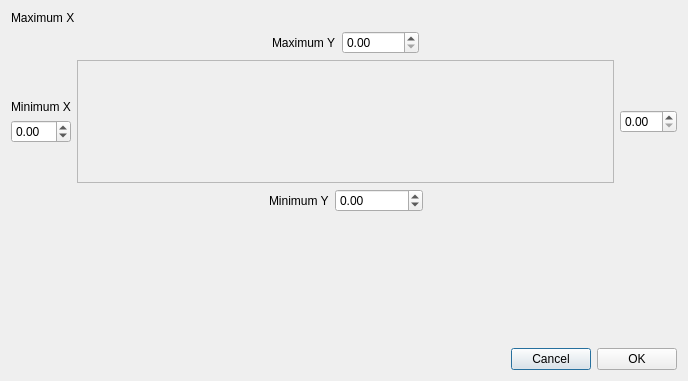
<?xml version="1.0" encoding="UTF-8"?>
<ui version="4.0">
 <class>ManualScale</class>
 <widget class="QDialog" name="ManualScale">
  <property name="geometry">
   <rect>
    <x>0</x>
    <y>0</y>
    <width>688</width>
    <height>381</height>
   </rect>
  </property>
  <property name="windowTitle">
   <string>Manual Scale</string>
  </property>
  <layout class="QVBoxLayout" name="verticalLayout_3">
   <item>
    <widget class="QLabel" name="label_2">
     <property name="text">
      <string>Maximum X</string>
     </property>
    </widget>
   </item>
   <item>
    <layout class="QGridLayout" name="gridLayout">
     <item row="0" column="1">
      <layout class="QHBoxLayout" name="horizontalLayout">
       <item>
        <spacer name="horizontalSpacer">
         <property name="orientation">
          <enum>Qt::Horizontal</enum>
         </property>
         <property name="sizeHint" stdset="0">
          <size>
           <width>40</width>
           <height>20</height>
          </size>
         </property>
        </spacer>
       </item>
       <item>
        <widget class="QLabel" name="label_4">
         <property name="text">
          <string>Maximum Y</string>
         </property>
        </widget>
       </item>
       <item>
        <widget class="QDoubleSpinBox" name="f_top">
         <property name="maximum">
          <double>10000.000000000000000</double>
         </property>
        </widget>
       </item>
       <item>
        <spacer name="horizontalSpacer_2">
         <property name="orientation">
          <enum>Qt::Horizontal</enum>
         </property>
         <property name="sizeHint" stdset="0">
          <size>
           <width>40</width>
           <height>20</height>
          </size>
         </property>
        </spacer>
       </item>
      </layout>
     </item>
     <item row="1" column="0">
      <layout class="QVBoxLayout" name="verticalLayout">
       <item>
        <spacer name="verticalSpacer">
         <property name="orientation">
          <enum>Qt::Vertical</enum>
         </property>
         <property name="sizeHint" stdset="0">
          <size>
           <width>20</width>
           <height>40</height>
          </size>
         </property>
        </spacer>
       </item>
       <item>
        <widget class="QLabel" name="label">
         <property name="text">
          <string>Minimum X</string>
         </property>
        </widget>
       </item>
       <item>
        <widget class="QDoubleSpinBox" name="f_left">
         <property name="minimum">
          <double>-1.000000000000000</double>
         </property>
        </widget>
       </item>
       <item>
        <spacer name="verticalSpacer_2">
         <property name="orientation">
          <enum>Qt::Vertical</enum>
         </property>
         <property name="sizeHint" stdset="0">
          <size>
           <width>20</width>
           <height>40</height>
          </size>
         </property>
        </spacer>
       </item>
      </layout>
     </item>
     <item row="1" column="1">
      <widget class="QFrame" name="frame">
       <property name="frameShape">
        <enum>QFrame::StyledPanel</enum>
       </property>
       <property name="frameShadow">
        <enum>QFrame::Raised</enum>
       </property>
      </widget>
     </item>
     <item row="1" column="2">
      <layout class="QVBoxLayout" name="verticalLayout_2">
       <item>
        <spacer name="verticalSpacer_3">
         <property name="orientation">
          <enum>Qt::Vertical</enum>
         </property>
         <property name="sizeHint" stdset="0">
          <size>
           <width>20</width>
           <height>40</height>
          </size>
         </property>
        </spacer>
       </item>
       <item>
        <widget class="QDoubleSpinBox" name="f_right"/>
       </item>
       <item>
        <spacer name="verticalSpacer_4">
         <property name="orientation">
          <enum>Qt::Vertical</enum>
         </property>
         <property name="sizeHint" stdset="0">
          <size>
           <width>20</width>
           <height>40</height>
          </size>
         </property>
        </spacer>
       </item>
      </layout>
     </item>
     <item row="2" column="1">
      <layout class="QHBoxLayout" name="horizontalLayout_2">
       <item>
        <spacer name="horizontalSpacer_4">
         <property name="orientation">
          <enum>Qt::Horizontal</enum>
         </property>
         <property name="sizeHint" stdset="0">
          <size>
           <width>40</width>
           <height>20</height>
          </size>
         </property>
        </spacer>
       </item>
       <item>
        <widget class="QLabel" name="label_3">
         <property name="text">
          <string>Minimum Y</string>
         </property>
        </widget>
       </item>
       <item>
        <widget class="QDoubleSpinBox" name="f_bottom">
         <property name="minimum">
          <double>-9999999.000000000000000</double>
         </property>
         <property name="maximum">
          <double>9999999.000000000000000</double>
         </property>
        </widget>
       </item>
       <item>
        <spacer name="horizontalSpacer_3">
         <property name="orientation">
          <enum>Qt::Horizontal</enum>
         </property>
         <property name="sizeHint" stdset="0">
          <size>
           <width>40</width>
           <height>20</height>
          </size>
         </property>
        </spacer>
       </item>
      </layout>
     </item>
    </layout>
   </item>
   <item>
    <spacer name="verticalSpacer_5">
     <property name="orientation">
      <enum>Qt::Vertical</enum>
     </property>
     <property name="sizeHint" stdset="0">
      <size>
       <width>20</width>
       <height>66</height>
      </size>
     </property>
    </spacer>
   </item>
   <item>
    <layout class="QHBoxLayout" name="horizontalLayout_3">
     <item>
      <spacer name="horizontalSpacer_5">
       <property name="orientation">
        <enum>Qt::Horizontal</enum>
       </property>
       <property name="sizeHint" stdset="0">
        <size>
         <width>40</width>
         <height>20</height>
        </size>
       </property>
      </spacer>
     </item>
     <item>
      <widget class="QPushButton" name="pushButton_2">
       <property name="text">
        <string>Cancel</string>
       </property>
      </widget>
     </item>
     <item>
      <widget class="QPushButton" name="pushButton">
       <property name="text">
        <string>OK</string>
       </property>
      </widget>
     </item>
    </layout>
   </item>
  </layout>
 </widget>
 <resources/>
 <connections>
  <connection>
   <sender>pushButton</sender>
   <signal>clicked()</signal>
   <receiver>ManualScale</receiver>
   <slot>accept()</slot>
   <hints>
    <hint type="sourcelabel">
     <x>645</x>
     <y>339</y>
    </hint>
    <hint type="destinationlabel">
     <x>632</x>
     <y>266</y>
    </hint>
   </hints>
  </connection>
  <connection>
   <sender>pushButton_2</sender>
   <signal>clicked()</signal>
   <receiver>ManualScale</receiver>
   <slot>reject()</slot>
   <hints>
    <hint type="sourcelabel">
     <x>547</x>
     <y>348</y>
    </hint>
    <hint type="destinationlabel">
     <x>462</x>
     <y>288</y>
    </hint>
   </hints>
  </connection>
 </connections>
</ui>
